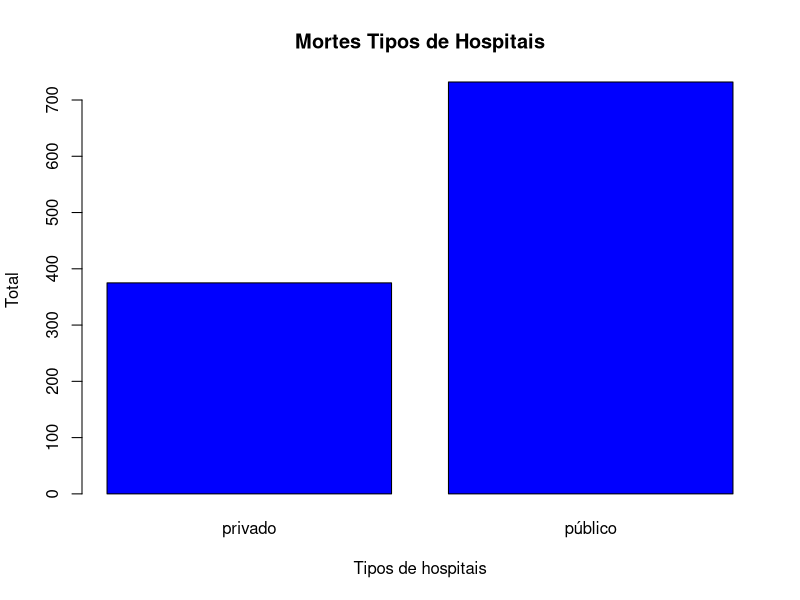

This figure's R source: (Note: this script raises an error after producing the figure.)
# Instalando biblioteca readxl para importar para o R arquivos com extensão .xls ou .xlsx.
if (!("readxl") %in% installed.packages()) install.packages("readxl")
library(readxl)
covid_19_bauru_mortes <- read_excel("dados/covid_19_bauru_mortes.xlsx")
privado <- length(covid_19_bauru_mortes$tipo_hosp[which(covid_19_bauru_mortes$tipo_hosp=="privado")])
publico <- length(covid_19_bauru_mortes$tipo_hosp[which(covid_19_bauru_mortes$tipo_hosp=="público")])
unique(privado)
unique(publico)
dados <- table(covid_19_bauru_mortes$tipo_hosp)
barplot(dados, main="Mortes Tipos de Hospitais", xlab = "Tipos de hospitais", ylab = "Total", col="blue")
covid_19_bauru_mortes$inicio_sintoma <- as.Date(covid_19_bauru_mortes$inicio_sintoma)
covid_19_bauru_mortes$data_obito <- as.Date(covid_19_bauru_mortes$data_obito)
covid_19_bauru_mortes[["permanencia"]] <- difftime(covid_19_bauru_mortes$data_obito, covid_19_bauru_mortes$inicio_sintoma, units = "days")
permanencia_privado <- mean(covid_19_bauru_mortes$permanencia[which(covid_19_bauru_mortes$tipo_hosp=="privado")])
permanencia_publico <- mean(covid_19_bauru_mortes$permanencia[which(covid_19_bauru_mortes$tipo_hosp=="público")])
